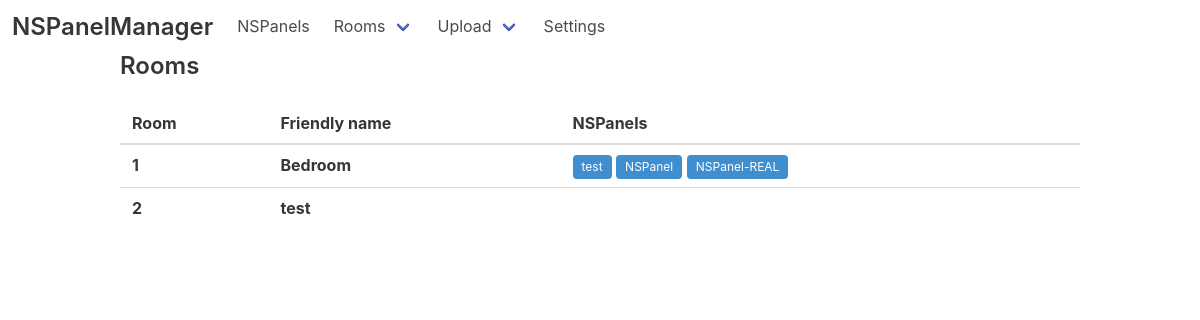
The app's page /rooms, older data.
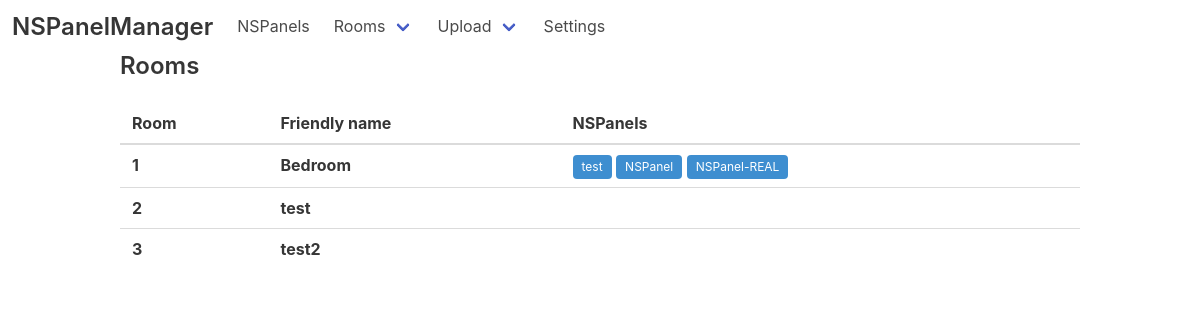
The same page, newer data.
### web/models.py (models this page shows)
class Room(models.Model):
    def number():
        no = Room.objects.all().count()
        if no == None:
            return 1
        else:
            return no + 1
    friendly_name = models.CharField(max_length=30)
    displayOrder = models.IntegerField(default=number)

class NSPanel(models.Model):
    mac_address = models.CharField(max_length=17)
    friendly_name = models.CharField(max_length=100)
    last_seen = models.DateTimeField(default=django.utils.timezone.now)
    ip_address = models.CharField(max_length=15, default="")
    version = models.CharField(max_length=15, default="")
    room = models.ForeignKey(Room, on_delete=models.CASCADE)

### web/views.py (the view)
# urls.py: path('rooms', views.rooms, name='rooms'),
def rooms(request):
    return render(request, 'rooms.html', {'rooms': Room.objects.all()})

### web/templates/rooms.html
{% extends 'base.html' %}
{% block content %}
<h2 class="title is-4">Rooms</h2>
<table class="table is-fullwidth is-hoverable">
    <thead>
        <tr>
            <th>Room</th>
            <th>Friendly name</th>
            <th>NSPanels</th>
        </tr>
    </thead>
    <tbody>
        {% for room in rooms %}
        <tr>
            <th>{{ room.id }}</th>
            <th>{{ room.friendly_name }}</th>
            <td>
                {% for nspanel in room.nspanel_set.all %}
                <span class="tag is-info is-small">{{ nspanel.friendly_name }}</span>
                {% endfor %}
            </td>
        </tr>
        {% endfor %}
    </tbody>
</table>
{% endblock %}

### web/templates/base.html (shortened to what this page needs)
{% load static %}
<!DOCTYPE html>
<html lang="en">
<head>
    <link rel="stylesheet" href="{% static 'bulma/css/bulma.min.css' %}">
</head>
<body>
    {% include 'navbar.html' %}
    <div class="container">
        {% block content %}
        {% endblock %}
    </div>
</body>
</html>

### web/templates/navbar.html (shortened to what this page needs)
<nav class="navbar" role="navigation" aria-label="main navigation">
    <div class="navbar-brand">
        <a class="navbar-item" href="/">
            <h1 class="title is-4">NSPanelManager</h1>
        </a>
    </div>
    <div id="navbar" class="navbar-menu">
        <div class="navbar-start">
            <a class="navbar-item" href="/">
                NSPanels
            </a>
            <div class="navbar-item has-dropdown is-hoverable">
                <a class="navbar-link" href="/rooms">
                    Rooms
                </a>
            </div>
            <div class="navbar-item has-dropdown is-hoverable">
                <a class="navbar-link">
                    Upload
                </a>
            </div>
            <a class="navbar-item">
                Settings
            </a>
        </div>
    </div>
</nav>

Row changes from the older to the newer data that the page shows:
added Room: id "3", friendly_name "test2"
